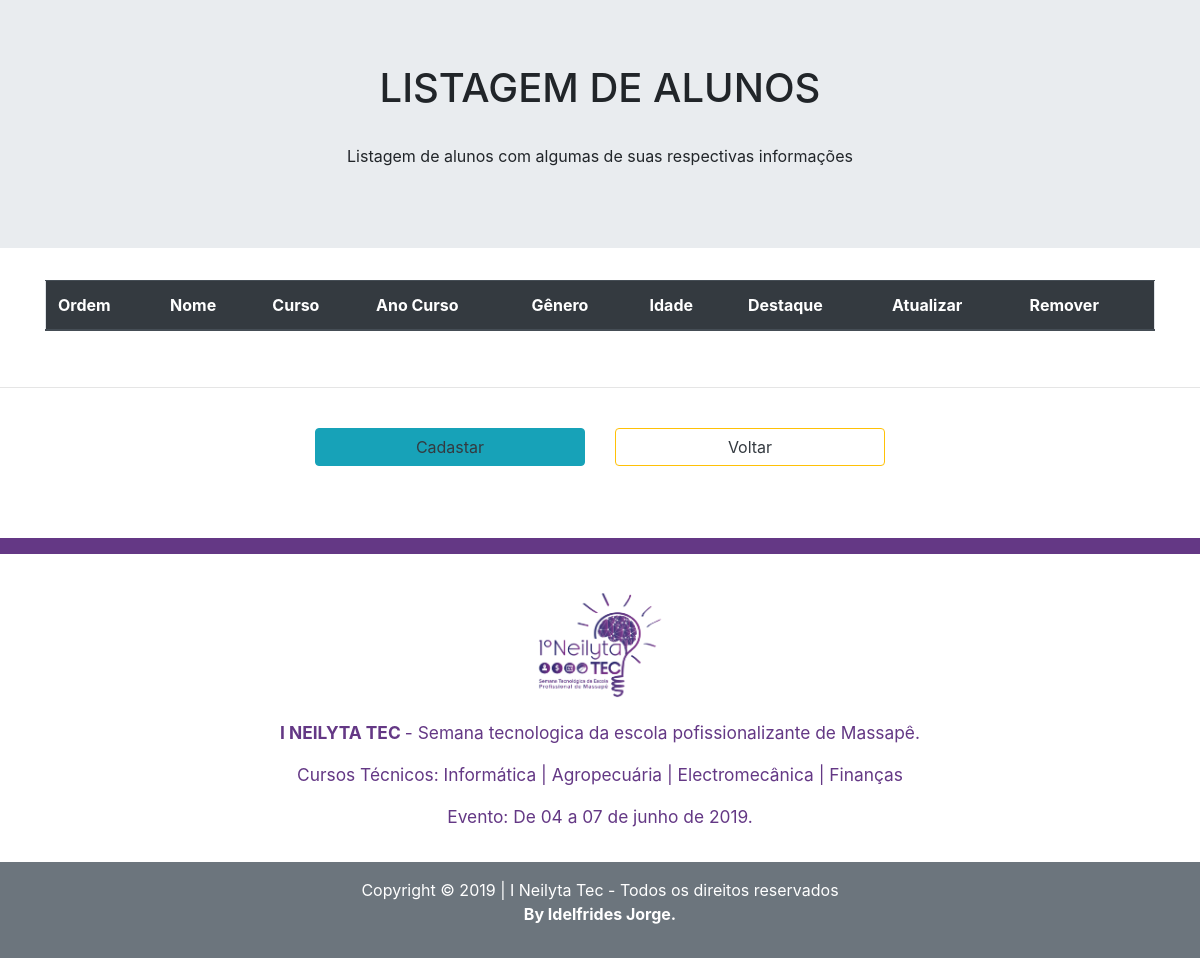
The app's page /listar_alunos/, older data.
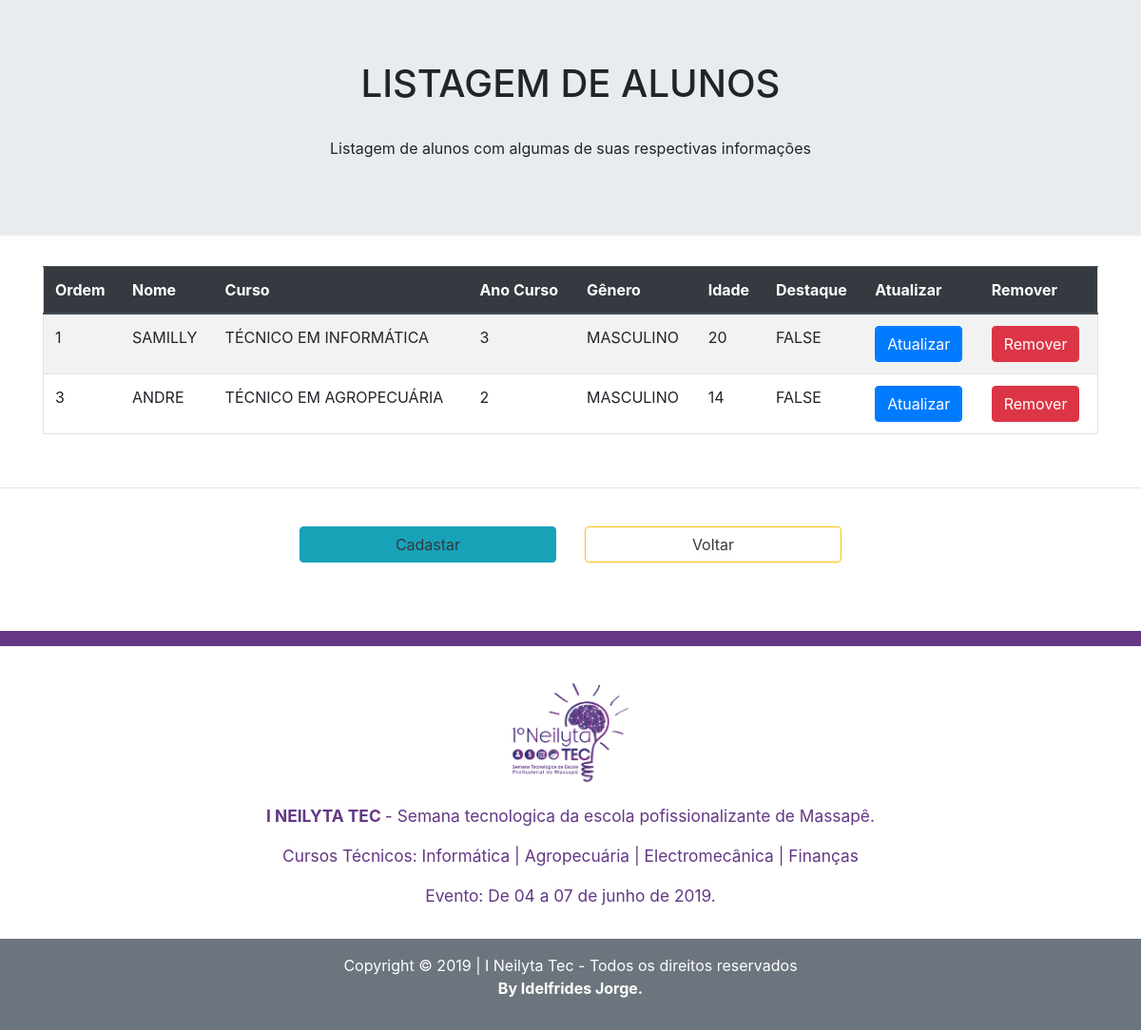
The same page, newer data.
### app_neilytaTec1/models.py (models this page shows, shortened)
class Alunos(models.Model):
    nome_aluno = models.CharField(max_length=100)
    ano = models.IntegerField(default=3)
    curso = models.ForeignKey(
        Cursos,
        on_delete=models.CASCADE
    )
    genero = models.CharField(
        max_length=30,
        choices=GENDER_CHOICE,
    )
    idade = models.IntegerField()
    eh_destaque = models.BooleanField()
    class Meta:
        verbose_name_plural = 'Alunos'

class Cursos(models.Model):
    nome_Curso = models.CharField(
        max_length=30,
        choices=COURSES_CHOICE
    )
    data_Inicio = models.DateField()
    num_Alunos = models.IntegerField()
    num_Prof = models.IntegerField()
    alunos_Formados = models.IntegerField()
    descricao = models.TextField()
    def __str__(self):
        return '%s' % (self.nome_Curso)
    class Meta:
        verbose_name_plural = 'Cursos'

### app_neilytaTec1/views.py (the view)
# urls.py: path('listar_alunos/', listarAlunos, name='go2listaralunos'),
def listarAlunos(request):
    dadosAlunos = {}
    dadosAlunos['info'] = 'Listagem de alunos com  algumas de suas respectivas informações'
    dadosAlunos['alunos'] = Alunos.objects.all()
    return render(
        request,
        'app_neilytaTec1/listarAlunos.html',
        dadosAlunos
    )

### app_neilytaTec1/templates/app_neilytaTec1/listarAlunos.html (shortened to what this page needs)
<!DOCTYPE html>
<html lang="pt-bt">
<head>
    <link rel="stylesheet" href="https://stackpath.bootstrapcdn.com/bootstrap/4.3.1/css/bootstrap.min.css">
</head>
<body>
    <div class="jumbotron jumbotron-fluid">
        <h1 style="text-transform: uppercase; text-align: center">Listagem de Alunos</h1><br>
        <p class="text-center display-5">{{ info }}</p>
    </div>
    <section class="containner-fluid">
        <div class="table-responsive container">
            <table class="table table-striped border">
                <thead class="thead-dark">
                    <tr>
                        <th>Ordem</th>
                        <th>Nome</th>
                        <th>Curso</th>
                        <th>Ano Curso</th>
                        <th>Gênero</th>
                        <th>Idade</th>
                        <th>Destaque</th>
                        <th>Atualizar</th>
                        <th>Remover</th>
                    </tr>
                </thead>
                <tbody>
                    {% for alu in alunos %}
                    <tr class="text-uppercase">
                        <td>{{ alu.id }}</td>
                        <td >{{ alu.nome_aluno }}</td>
                        <td>{{ alu.curso }}</td>
                        <td>{{ alu.ano }}</td>
                        <td>{{ alu.genero }}</td>
                        <td>{{ alu.idade }}</td>
                        <td>{{ alu.eh_destaque }}</td>
                        <td>
                            <a href="{% url 'url_update' 2 alu.id %}"><button type="button" class="btn btn-primary">Atualizar</button></a>
                        </td>
                        <td>
                            <a href="{% url 'url_remove' 2 alu.id %}"><button type="button" class="btn btn-danger">Remover</button></a>
                        </td>
                    </tr>
                    {% endfor %}
                </tbody>
            </table>
        </div>
    </section>
    <br>
    <hr>
    <br>
    <div class="row w-50 mx-auto">
         <a href="{% url 'go2create' 2 %}" class="ml-auto mr-0 col-6">
           <button type="button" class="btn btn-info text-dark w-100">Cadastar</button>
        </a>
        <a href="{% url 'url_listagem' %}" class="mr-auto ml-0 col-6">
           <button type="button" class="btn btn-outline-warning text-dark w-100">Voltar</button>
        </a>
    </div>
    <br><br><br>
    <div class="py-2" style="background-color:#643885;"></div>
    <section class="text-white text-weight-bold text-center">
        <div class="py-3" style="color:#643885; font-size:13pt;">
            <a href="{% url 'url_home' %}"><img src="../media/images/Logo-Ev-EEEP.png" width="150" class="m-0 p-0"></a>
            <p><strong> I NEILYTA TEC </strong> - Semana tecnologica da escola pofissionalizante de Massapê.</p>
            <p>Cursos Técnicos: Informática | Agropecuária | Electromecânica | Finanças</p>
            <p>Evento: De 04 a 07 de junho de 2019.</p>
        </div>
        <footer class="bg-secondary py-3">
            <p>Copyright &copy; 2019 | I Neilyta Tec - Todos os direitos reservados <br><strong> By Idelfrides Jorge.</strong></p>
        </footer>
    </section>
</body>
</html>

Row changes from the older to the newer data that the page shows:
added Alunos: id "1", nome_aluno "SAMILLY", curso "TÉCNICO EM INFORMÁTICA", ano "3", genero "MASCULINO", idade "20", eh_destaque "FALSE"
added Alunos: id "3", nome_aluno "ANDRE", curso "TÉCNICO EM AGROPECUÁRIA", ano "2", genero "MASCULINO", idade "14", eh_destaque "FALSE"
